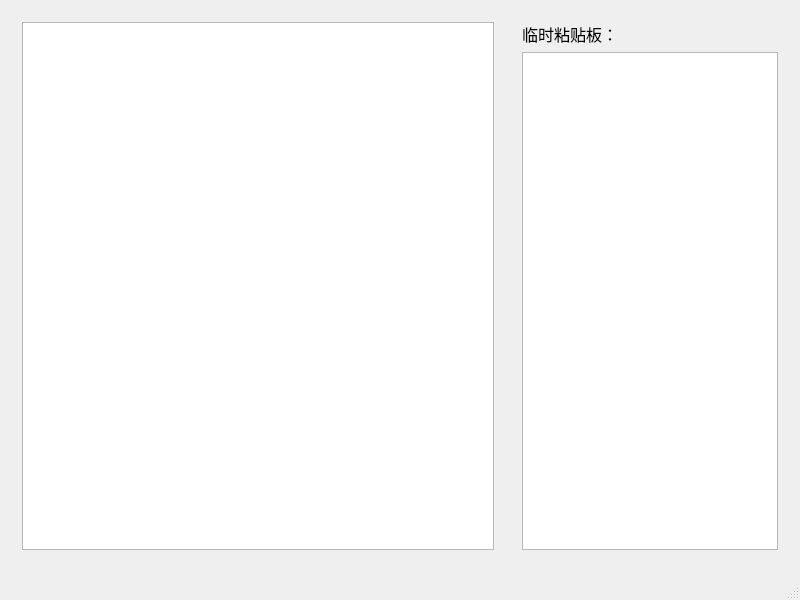
<?xml version="1.0" encoding="UTF-8"?>
<ui version="4.0">
 <class>FAssistantClass</class>
 <widget class="QMainWindow" name="FAssistantClass">
  <property name="geometry">
   <rect>
    <x>0</x>
    <y>0</y>
    <width>800</width>
    <height>600</height>
   </rect>
  </property>
  <property name="minimumSize">
   <size>
    <width>800</width>
    <height>600</height>
   </size>
  </property>
  <property name="font">
   <font>
    <family>Microsoft YaHei UI Light</family>
    <pointsize>12</pointsize>
   </font>
  </property>
  <property name="windowTitle">
   <string>FAssistant</string>
  </property>
  <widget class="QWidget" name="window">
   <layout class="QHBoxLayout" name="horizontalLayout_4">
    <item>
     <widget class="QWidget" name="main" native="true">
      <layout class="QHBoxLayout" name="horizontalLayout">
       <item>
        <widget class="QListWidget" name="list"/>
       </item>
      </layout>
     </widget>
    </item>
    <item>
     <widget class="QWidget" name="tools" native="true">
      <property name="sizePolicy">
       <sizepolicy hsizetype="Fixed" vsizetype="Preferred">
        <horstretch>0</horstretch>
        <verstretch>0</verstretch>
       </sizepolicy>
      </property>
      <layout class="QVBoxLayout" name="verticalLayout">
       <item>
        <widget class="QLabel" name="label">
         <property name="text">
          <string>临时粘贴板：</string>
         </property>
        </widget>
       </item>
       <item>
        <widget class="QTextBrowser" name="clipBoard">
         <property name="readOnly">
          <bool>false</bool>
         </property>
        </widget>
       </item>
      </layout>
     </widget>
    </item>
   </layout>
  </widget>
  <widget class="QMenuBar" name="menuBar">
   <property name="geometry">
    <rect>
     <x>0</x>
     <y>0</y>
     <width>800</width>
     <height>27</height>
    </rect>
   </property>
  </widget>
  <widget class="QStatusBar" name="statusBar"/>
 </widget>
 <layoutdefault spacing="6" margin="11"/>
 <resources>
  <include location="FAssistant.qrc"/>
 </resources>
 <connections/>
</ui>
